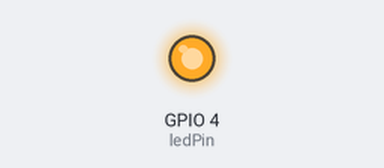
Simulated run of this sketch. Board: ESP32. Parts: output pins drawn as LEDs (lit = HIGH).

Above: at 1.0 s.
At 3.0 s:
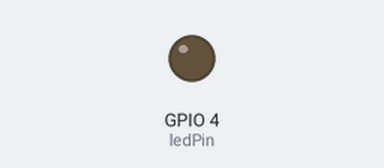
Timing chart, 0 to 5.2 s (numbered marks = the images above):
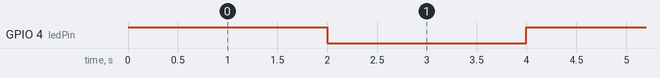

The sketch:

Blink_Flashlight.ino
```cpp
// (licence header left out)
// ledPin refers to ESP32-CAM GPIO 4 (flashlight)
const int ledPin = 4;

void setup() {
  // initialize digital pin ledPin as an output
  pinMode(ledPin, OUTPUT);
}

void loop() {
  digitalWrite(ledPin, HIGH);
  delay(2000);
  digitalWrite(ledPin, LOW);
  delay(2000);
}
```

Measured:
- by itself, GPIO 4 (ledPin): alternates HIGH for 2.0 s and LOW for 2.0 s
